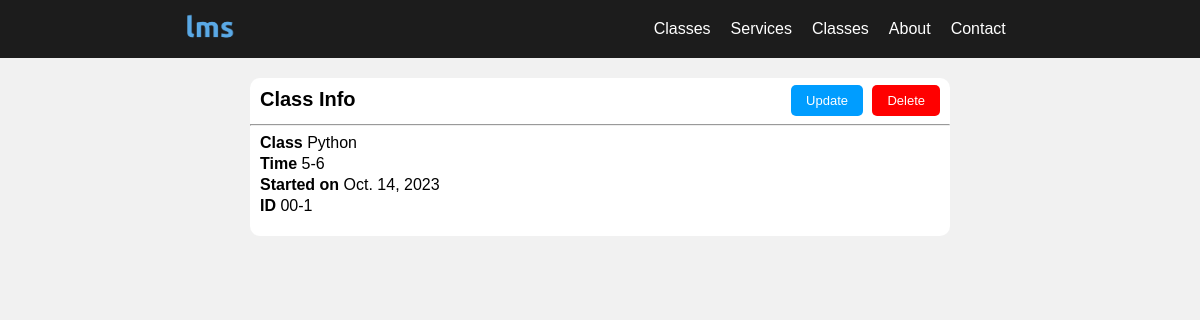
/detail/1, run on the app's committed database.
### lms_app/models.py (models this page shows)
class Cls(models.Model):
    name = models.CharField(max_length=45)
    time = models.CharField(max_length=45)
    started_date = models.DateField()
    def __str__(self):
        return self.name

### lms_app/views.py (the view)
# urls.py: path('detail/<int:class_id>', views.detail,name='detail'),
def detail(request,class_id):
    cls_id = Cls.objects.get(id=class_id)
    context = {'class_id':cls_id}
    return render(request,'lms_app/detail.html',context)

### lms_app/templates/lms_app/detail.html (shortened to what this page needs)
{% load static %}
<!DOCTYPE html>
<html lang="en">
    <head>
        <link rel="stylesheet" href="{% static 'css/classes.css' %}">
    </head>
    <body>
        {% include 'partials/_nav.html' %}
        <div id="container">
            <div id="info">
                <div class="header">
                    <h2>Class Info</h2>
                    <div class="btn">
                        <a href="{% url 'update' class_id.id %}" id="update">Update</a>
                        <a href="{% url 'delete' class_id.id %}" id="delete">Delete</a>
                    </div>
                </div>
                <hr>
                <div id="clsInfo">
                    <p><b>Class</b>  {{class_id.name}}</p>
                    <p><b>Time</b>  {{class_id.time}}</p>
                    <p><b>Started on</b>  {{class_id.started_date}}</p>
                    <p><b>ID</b>  00-{{class_id.id}}</p>
                </div>
                <br>
    </div>
</body>
</html>

### lms_app/static/css/classes.css (style rules this page uses)
#container { display: flex; justify-content: center; }
#info { background-color: rgb(255, 255, 255); border-radius: 10px; width: 700px; margin-top: 20px; }
#info h2 { margin: 10px 0px 5px 10px; font-size: 20px; }
#clsInfo p { margin: 3px 10px; }
.header { display: flex; align-items: center; justify-content: space-between; }
.btn { margin: 7px 10px 2px 0px; }
#update,#delete { text-decoration: none; font-size: 13px; border-radius: 5px; color: rgb(255, 255, 255); background-color: #fff; padding: 8px 15px; }
#update { background-color: rgb(0, 157, 255); margin-right: 5px; }
#delete { background-color: red; }

### lms_app/static/css/style.css (style rules this page uses)
body { margin: 0px; padding: 0px; font-family: arial; background-color: rgb(241, 241, 241); }

### data on the page
Cls: name "Python", time "5-6", started_date "Oct. 14, 2023", id "1"
